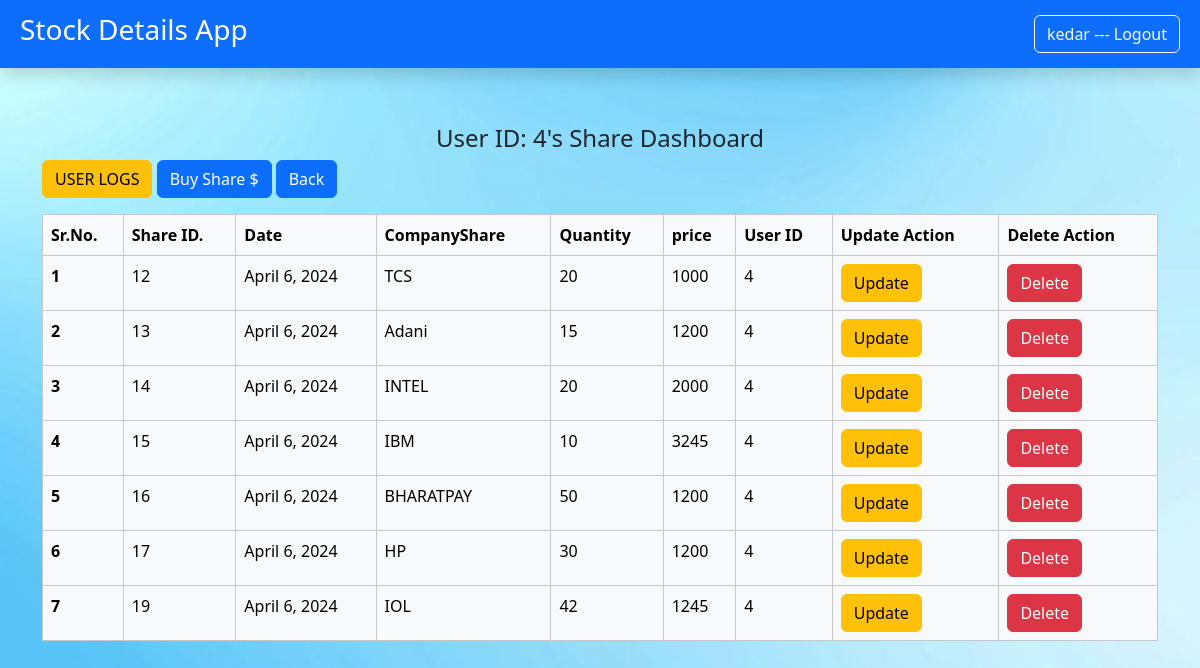
Page /shareslist/4 (signed in) on the committed database.
### sharesapp/models.py (models this page shows)
class UserShareDetails(models.Model):
    s_id=models.BigAutoField(auto_created=True,primary_key=True)
    date=models.DateField(auto_now=True)
    companyshare=models.CharField(max_length=50)
    quantity=models.IntegerField()
    price=models.BigIntegerField()
    user_id=models.ForeignKey(User,related_name='UserShare',on_delete=models.CASCADE)

### sharesapp/views.py (the view, shortened to what this page needs)
# urls.py: path('shareslist/<int:id>',views.shareslist ,name="SHARE_LIST"),
@login_required(login_url="LOG_IN")
def shareslist(request,id=None,s_id=None):
    userdata =UserShareDetails.objects.all().filter(user_id_id=id)
    return render(request,'sharesapp/shares_list.html',{'data':userdata,'id':id})

### sharesapp/templates/sharesapp/shares_list.html (shortened to what this page needs)
{% extends "base.html" %}
{% block content %}
<div class="container mt-2">
    <div class="row">
        <div class="col-md-12 mx-auto">
          <ul class="nav justify-content-center mt-2">
            <li class="nav-item">
               <h4> User ID: {{id}}'s Share Dashboard</h4>
            </li>
          </ul>
        </div>
    </div>
    <div class="row">
      <div class="col-md-12 mx-auto">
        <body>
            <a button type="button" class="btn btn-warning" href="{% url 'USER_LOGS' id %}">USER LOGS </a>
             <button type="button" class="btn btn-primary" data-bs-toggle="modal" data-bs-target="#staticBackdrop">
              Buy Share $
            </button>
          <a class="btn btn-primary" href= "{% url 'USER_LIST'  %}" >Back</a>
            <table class="table table-bordered border-primary mt-3">
                <thead>
                    <tr class="table-light">
                    <th scope="col">Sr.No.</th>
                    <th scope="col">Share ID.</th>
                    <th scope="col">Date</th>
                    <th scope="col">CompanyShare</th>
                    <th scope="col">Quantity</th>
                    <th scope="col">price</th>
                    <th scope="col">User ID</th>
                    <th scope="col ">Update Action</th>
                    <th scope="col ">Delete Action</th>
                    </tr>
                </thead>
                <tbody>
                    {% for record in data %}
                    <tr class="table-light">
                        <th scope="row">{{forloop.counter}}</th>
                        <td>{{ record.s_id }}</td>
                        <td>{{ record.date }}</td>
                        <td>{{ record.companyshare }}</td>
                        <td>{{ record.quantity }}</td>
                        <td>{{ record.price }}</td>
                        <td>{{ record.user_id_id }}</td>
                        <td><a class="btn btn-warning " href= "{% url 'EDIT_SHARE' record.user_id_id record.s_id  %} " >Update </a></td>
                        <td><a class="btn btn-danger" href= "{% url 'DEL_SHARE' record.user_id_id record.s_id  %} " >Delete </a></td>
                    </tr>
                    {% endfor %}
                </tbody>
            </table>
       </div>
     </div>
</div>
{% endblock content %}

### sharesapp/templates/sharesapp/base.html (shortened to what this page needs)
<!doctype html>
{% load static %}
<html lang="en">
  <head>
    <link href="https://cdn.jsdelivr.net/npm/bootstrap@5.3.2/dist/css/bootstrap.min.css" rel="stylesheet">
  </head>
  <body background="{% static 'images\bg7.jpg' %}" background-repeat: repeat;>
    <nav class="navbar navbar-dark bg-primary shadow p-2 mb-5" style="background-color: #e3f2fd;">
      <div class="container-fluid  ">
        <a class="navbar-brand "><h3> Stock Details App</h3></a>
        <form class="d-flex" role="search">
         {% if request.user.is_authenticated %}
         <a href="{% url "LOG_OUT" %}" class="btn btn-outline-light align-content-lg-end ms-2"> {{ request.user}} --- Logout</a>
         {% else %}
            <a href="{% url "LOG_IN" %}" class="btn btn-outline-light align-content-lg-end ms-2">Log-in</a>
         {% endif %}
        </form>
      </div>
    </nav>
    {% block content %} {% endblock content %}
  </body>
</html>

### rows in the picture
UserShareDetails: s_id "12", date "April 6, 2024", companyshare "TCS", quantity "20", price "1000", user_id_id "4"
UserShareDetails: s_id "13", date "April 6, 2024", companyshare "Adani", quantity "15", price "1200", user_id_id "4"
UserShareDetails: s_id "14", date "April 6, 2024", companyshare "INTEL", quantity "20", price "2000", user_id_id "4"
UserShareDetails: s_id "15", date "April 6, 2024", companyshare "IBM", quantity "10", price "3245", user_id_id "4"
UserShareDetails: s_id "16", date "April 6, 2024", companyshare "BHARATPAY", quantity "50", price "1200", user_id_id "4"
UserShareDetails: s_id "17", date "April 6, 2024", companyshare "HP", quantity "30", price "1200", user_id_id "4"
UserShareDetails: s_id "19", date "April 6, 2024", companyshare "IOL", quantity "42", price "1245", user_id_id "4"

### other values in the picture
{{ request.user }} "kedar"
{{ id }} "4"
